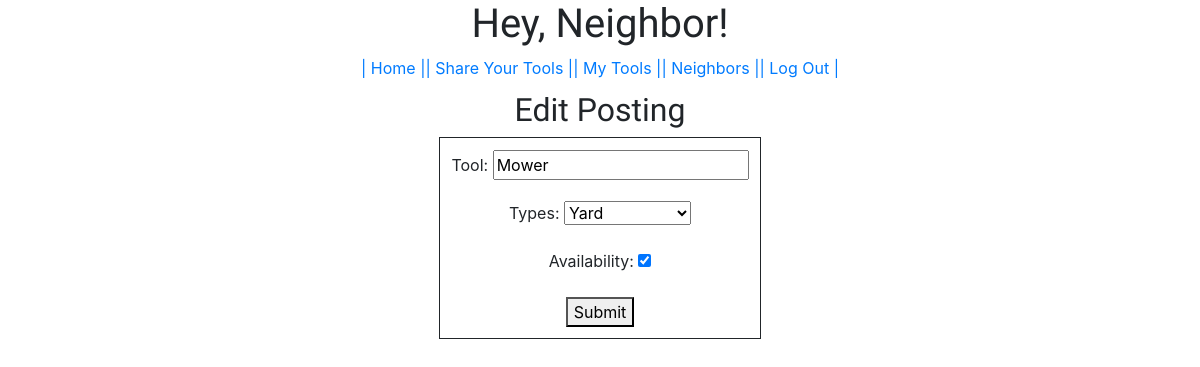
Page /1/edittool/ (signed in) on the earlier database version.
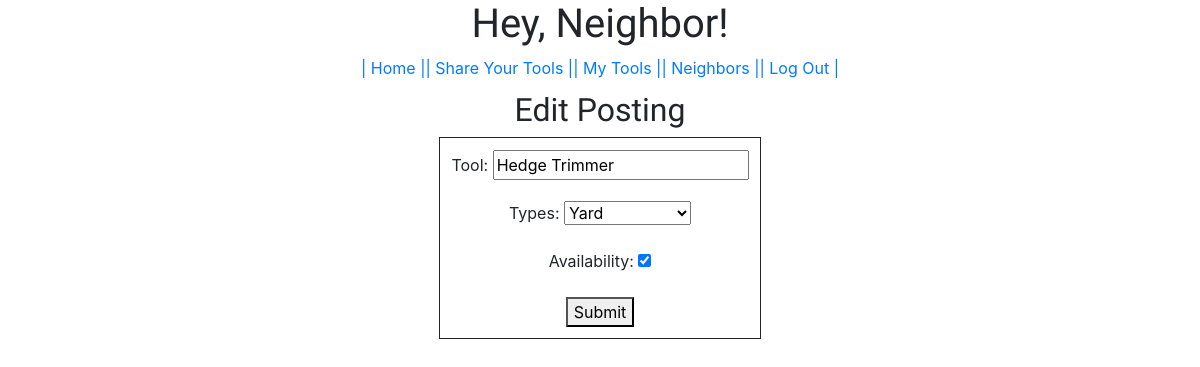
Same page on the later database version.
### hey_neighbor/models.py (models this page shows, shortened)
class Tool(models.Model):
    AVAILABLE_TYPES = [
    ('YARD', 'Yard'),
    ('WOODWORKING', 'Woodworking'),
    ('PLUMBING', 'Plumbing'),
    ('AUTO', 'Auto')
    ]
    owner = models.ForeignKey(User, on_delete=models.CASCADE)
    tool = models.CharField(max_length=255, default='')
    types = models.CharField(max_length=255, choices=AVAILABLE_TYPES, default='YARD')
    date_posted = models.DateTimeField('Date Posted', default=timezone.now)
    availability = models.BooleanField(default=False)

### hey_neighbor/views.py (the view)
# urls.py: path('<int:pk>/edittool/', views.EditView.as_view(), name='edit_tool'),
class EditView(LoginRequiredMixin, generic.UpdateView):
    model = Tool
    fields = ['tool', 'types', 'availability']
    template_name= 'hey_neighbor/edit.html'
    success_url = reverse_lazy('hey_neighbor:my_tool')

### hey_neighbor/templates/hey_neighbor/edit.html (shortened to what this page needs)
{% extends 'hey_neighbor/base.html' %}
{% block content %}
<div class='row justify-content-center'>
  <h2 class='heads'>Edit Posting</h2>
</div>
<section class='row justify-content-center'>
  <form class='posting' method='post'>
    {{form.as_p}}
    <button>Submit</button>
  </form>
</section>
{% endblock %}

Differences in the rows shown:
changed Tool "Yard": tool "Mower" → "Hedge Trimmer"
